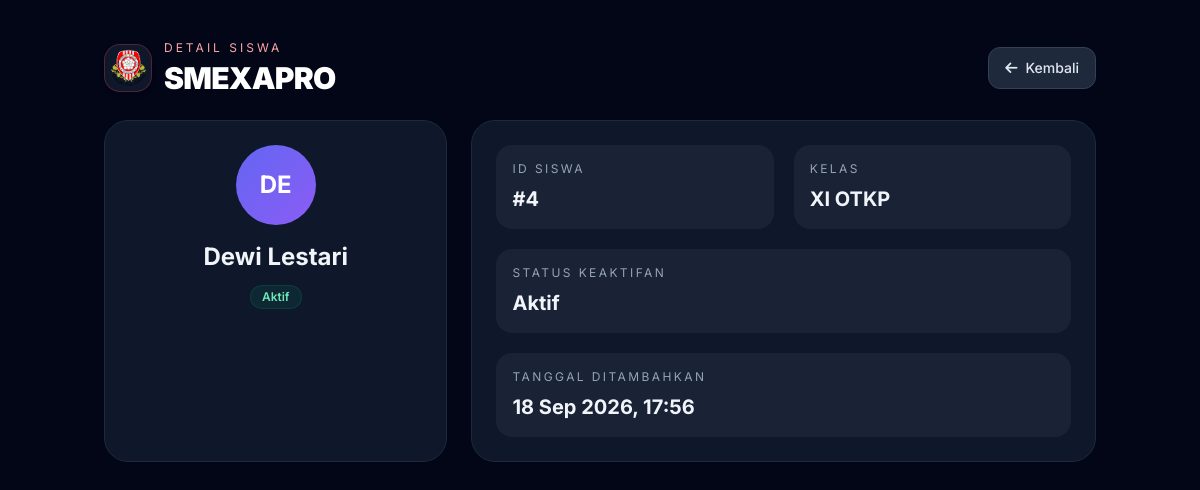
/detail.php?id=4 (signed in), run on the app's committed database.
### tables this page shows
CREATE TABLE IF NOT EXISTS siswa (
    id INT AUTO_INCREMENT PRIMARY KEY,
    nama VARCHAR(100) NOT NULL,
    kelas VARCHAR(50) NOT NULL,
    status ENUM('Aktif', 'Non-Aktif') NOT NULL DEFAULT 'Aktif',
    created_at TIMESTAMP DEFAULT CURRENT_TIMESTAMP
);

### detail.php (the view, shortened to what this page needs)
<?php
require __DIR__ . '/koneksi.php';
$id = filter_input(INPUT_GET, 'id', FILTER_VALIDATE_INT);
$stmt = $pdo->prepare('SELECT * FROM siswa WHERE id = :id LIMIT 1');
$stmt->execute([':id' => $id]);
$siswa = $stmt->fetch();
?>
<!DOCTYPE html>
<html lang="id" class="dark">
<head>
    <script src="https://cdn.tailwindcss.com"></script>
    <link rel="stylesheet" href="https://cdnjs.cloudflare.com/ajax/libs/font-awesome/6.5.2/css/all.min.css">
</head>
<body class="min-h-screen bg-slate-100 text-slate-800 dark:bg-slate-950 dark:text-slate-100">
    <div class="mx-auto max-w-5xl px-4 py-10">
        <div class="mb-6 flex items-center justify-between">
            <div class="flex items-center gap-3">
                <div class="flex h-12 w-12 items-center justify-center overflow-hidden rounded-2xl border border-red-200 bg-white p-1 shadow-md dark:border-red-500/30 dark:bg-slate-900">
                    <img src="assets/img/logo.png" alt="Logo sekolah" class="h-10 w-10 object-contain">
                </div>
                <div>
                    <p class="text-xs uppercase tracking-[0.25em] text-red-500 dark:text-red-300">Detail Siswa</p>
                    <h1 class="mt-1 text-3xl font-black tracking-tight text-slate-900 dark:text-white">SMEXAPRO</h1>
                </div>
            </div>
            <a href="index.php" class="inline-flex items-center gap-2 rounded-xl border border-slate-200 bg-white px-4 py-2.5 text-sm font-medium text-slate-700 transition hover:border-slate-300 dark:border-slate-700 dark:bg-slate-800 dark:text-slate-200">
                <i class="fa-solid fa-arrow-left"></i>
                Kembali
            </a>
        </div>
        <div class="grid gap-6 lg:grid-cols-[1.1fr_2fr]">
            <div class="rounded-3xl border border-slate-200 bg-white p-6 shadow-premium dark:border-slate-800 dark:bg-slate-900">
                <div class="flex flex-col items-center text-center">
                    <div class="flex h-20 w-20 items-center justify-center rounded-full bg-gradient-to-br from-indigo-500 to-violet-500 text-2xl font-bold text-white">
                        <?php echo htmlspecialchars(strtoupper(substr($siswa['nama'], 0, 2)), ENT_QUOTES, 'UTF-8'); ?>
                    </div>
                    <h2 class="mt-4 text-2xl font-bold"><?php echo htmlspecialchars($siswa['nama'], ENT_QUOTES, 'UTF-8'); ?></h2>
                    <span class="mt-3 inline-flex items-center rounded-full px-3 py-1 text-xs font-semibold ring-1 ring-inset <?php echo ($siswa['status'] === 'Aktif') ? 'bg-emerald-100 text-emerald-700 ring-emerald-600/20 dark:bg-emerald-500/10 dark:text-emerald-300' : 'bg-red-100 text-red-700 ring-red-600/20 dark:bg-red-500/10 dark:text-red-300'; ?>">
                        <?php echo htmlspecialchars($siswa['status'], ENT_QUOTES, 'UTF-8'); ?>
                    </span>
                </div>
            </div>
            <div class="rounded-3xl border border-slate-200 bg-white p-6 shadow-premium dark:border-slate-800 dark:bg-slate-900">
                <div class="grid gap-5 md:grid-cols-2">
                    <div class="rounded-2xl bg-slate-50 p-4 dark:bg-slate-800/70">
                        <p class="text-xs uppercase tracking-[0.2em] text-slate-500 dark:text-slate-400">ID Siswa</p>
                        <p class="mt-2 text-xl font-bold">#<?php echo (int) $siswa['id']; ?></p>
                    </div>
                    <div class="rounded-2xl bg-slate-50 p-4 dark:bg-slate-800/70">
                        <p class="text-xs uppercase tracking-[0.2em] text-slate-500 dark:text-slate-400">Kelas</p>
                        <p class="mt-2 text-xl font-bold"><?php echo htmlspecialchars($siswa['kelas'], ENT_QUOTES, 'UTF-8'); ?></p>
                    </div>
                    <div class="rounded-2xl bg-slate-50 p-4 dark:bg-slate-800/70 md:col-span-2">
                        <p class="text-xs uppercase tracking-[0.2em] text-slate-500 dark:text-slate-400">Status Keaktifan</p>
                        <p class="mt-2 text-xl font-bold"><?php echo htmlspecialchars($siswa['status'], ENT_QUOTES, 'UTF-8'); ?></p>
                    </div>
                    <div class="rounded-2xl bg-slate-50 p-4 dark:bg-slate-800/70 md:col-span-2">
                        <p class="text-xs uppercase tracking-[0.2em] text-slate-500 dark:text-slate-400">Tanggal Ditambahkan</p>
                        <p class="mt-2 text-xl font-bold"><?php echo date('d M Y, H:i', strtotime($siswa['created_at'])); ?></p>
                    </div>
                </div>
            </div>
        </div>
    </div>
</body>
</html>

### data on the page
siswa: nama "DE", nama "Dewi Lestari", status "Aktif", id "4", kelas "XI OTKP", created_at "18 Sep 2026, 17:56"
